Frame 1 (no input): blank canvas, image omitted
Frame 60 (no input): blank canvas, image omitted
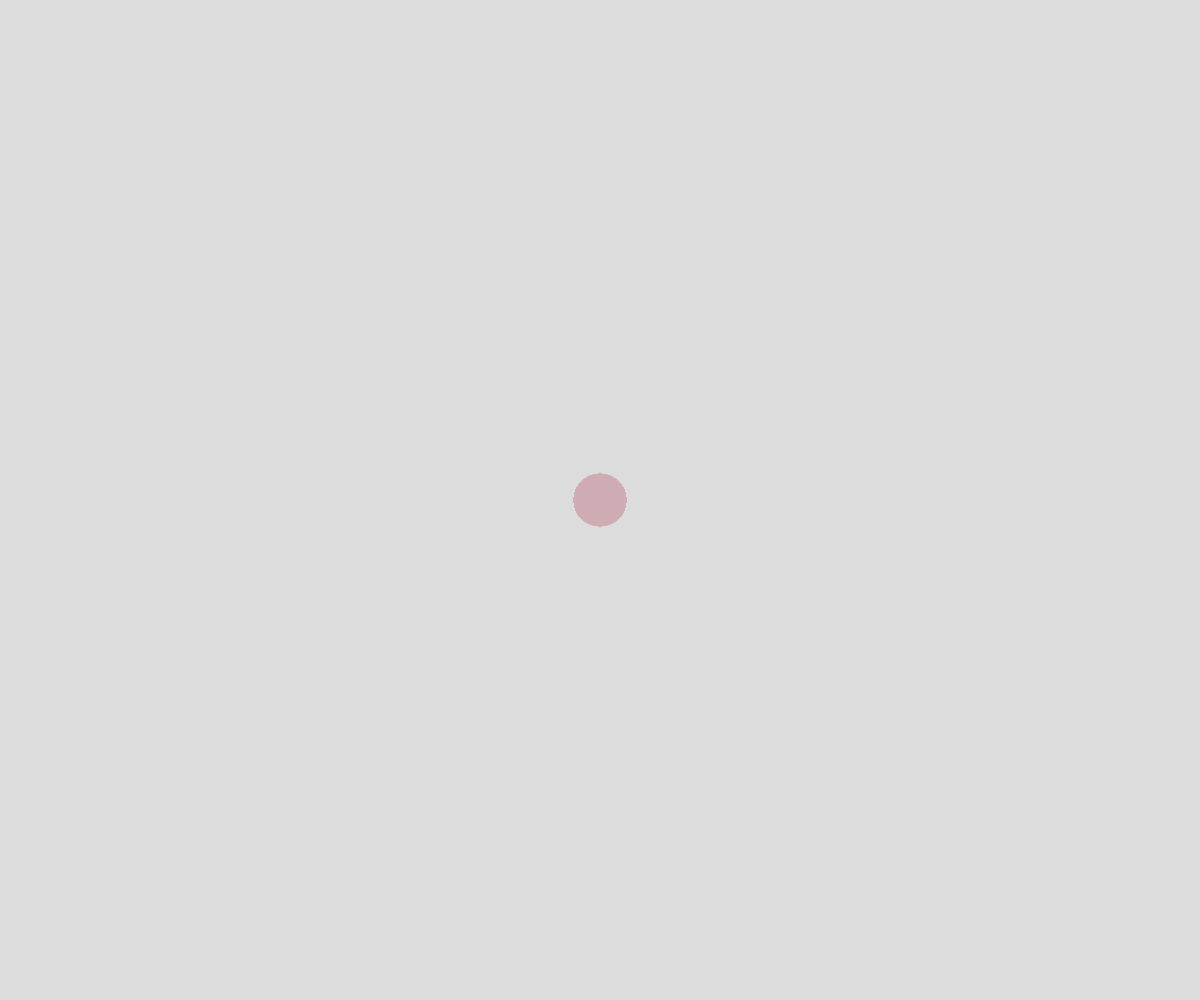
Frame 120 (the mouse pressed at the canvas centre since frame 60)

The p5.js sketch whose frames 1 and 60 were blank and that drew this single picture after the mouse press (run headless with seeded random() and noise() and a simulated clock; from frame 60 on, the mouse is pressed at the canvas centre):

// p5.js sketch
// ── sketch.js
/**
 * 
 * A simple drawing machine that draws circles when the mouse is pressed.
 * 
 */

let colors = [];

function setup() {
  createCanvas(windowWidth, windowHeight);
  background(220);
  colors=[color('lightblue'),color('lightcoral')];
}



function draw() {
  noStroke(); 
  let i = map(mouseY,0,height,0,1);
  let c  =lerpColor(colors[0],colors[1],i);
  let radius = map(mouseY,0,height,100,5);
  if (mouseIsPressed) {
    fill(c);
    circle(mouseX, mouseY, radius);
  }
}

function keyPressed() {
  console.log(keyCode);
  if (keyCode === 32) { // Check if the spacebar is pressed； 32 is the spacebar
    background(220);
  }
}
function windowResized() {
  resizeCanvas(windowWidth, windowHeight);
}

// Exercises for you to try :
// 1. Use mouseX or mouseY to change the circle's size or color as you draw.
//    Hint: map(mouseX, 0, width, 5, 100)
